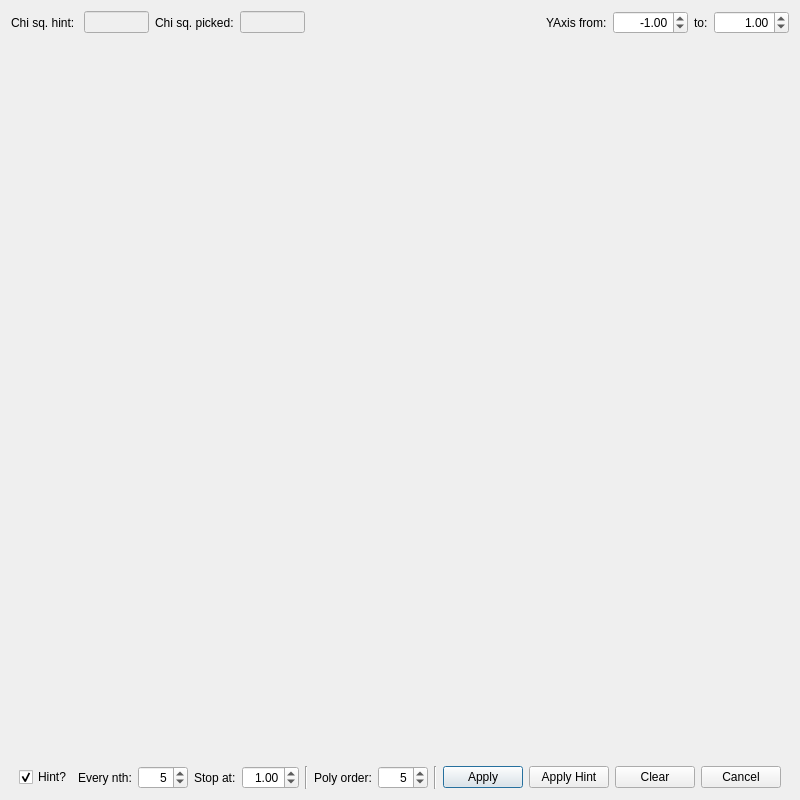
<?xml version="1.0" encoding="UTF-8"?>
<ui version="4.0">
 <class>DispersionDialog</class>
 <widget class="QDialog" name="DispersionDialog">
  <property name="geometry">
   <rect>
    <x>0</x>
    <y>0</y>
    <width>800</width>
    <height>800</height>
   </rect>
  </property>
  <property name="windowTitle">
   <string>Dispersion Correction</string>
  </property>
  <layout class="QVBoxLayout" name="verticalLayout">
   <item>
    <layout class="QHBoxLayout" name="horizontalLayout">
     <item>
      <widget class="QLabel" name="label_6">
       <property name="text">
        <string>Chi sq. hint: </string>
       </property>
      </widget>
     </item>
     <item>
      <widget class="QLineEdit" name="chi">
       <property name="enabled">
        <bool>false</bool>
       </property>
       <property name="minimumSize">
        <size>
         <width>65</width>
         <height>0</height>
        </size>
       </property>
       <property name="maximumSize">
        <size>
         <width>65</width>
         <height>16777215</height>
        </size>
       </property>
       <property name="alignment">
        <set>Qt::AlignRight|Qt::AlignTrailing|Qt::AlignVCenter</set>
       </property>
      </widget>
     </item>
     <item>
      <widget class="QLabel" name="label_7">
       <property name="text">
        <string>Chi sq. picked:</string>
       </property>
      </widget>
     </item>
     <item>
      <widget class="QLineEdit" name="chi2">
       <property name="enabled">
        <bool>false</bool>
       </property>
       <property name="minimumSize">
        <size>
         <width>65</width>
         <height>0</height>
        </size>
       </property>
       <property name="maximumSize">
        <size>
         <width>65</width>
         <height>16777215</height>
        </size>
       </property>
       <property name="alignment">
        <set>Qt::AlignRight|Qt::AlignTrailing|Qt::AlignVCenter</set>
       </property>
      </widget>
     </item>
     <item>
      <spacer name="horizontalSpacer">
       <property name="orientation">
        <enum>Qt::Horizontal</enum>
       </property>
       <property name="sizeHint" stdset="0">
        <size>
         <width>40</width>
         <height>20</height>
        </size>
       </property>
      </spacer>
     </item>
     <item>
      <widget class="QLabel" name="label">
       <property name="text">
        <string>YAxis from:</string>
       </property>
      </widget>
     </item>
     <item>
      <widget class="QDoubleSpinBox" name="fromSpinBox">
       <property name="minimumSize">
        <size>
         <width>75</width>
         <height>0</height>
        </size>
       </property>
       <property name="alignment">
        <set>Qt::AlignRight|Qt::AlignTrailing|Qt::AlignVCenter</set>
       </property>
       <property name="minimum">
        <double>-1000.000000000000000</double>
       </property>
       <property name="maximum">
        <double>1000.000000000000000</double>
       </property>
       <property name="singleStep">
        <double>0.100000000000000</double>
       </property>
       <property name="value">
        <double>-1.000000000000000</double>
       </property>
      </widget>
     </item>
     <item>
      <widget class="QLabel" name="label_2">
       <property name="text">
        <string>to:</string>
       </property>
      </widget>
     </item>
     <item>
      <widget class="QDoubleSpinBox" name="toSpinBox">
       <property name="minimumSize">
        <size>
         <width>75</width>
         <height>0</height>
        </size>
       </property>
       <property name="alignment">
        <set>Qt::AlignRight|Qt::AlignTrailing|Qt::AlignVCenter</set>
       </property>
       <property name="minimum">
        <double>-1000.000000000000000</double>
       </property>
       <property name="maximum">
        <double>1000.000000000000000</double>
       </property>
       <property name="singleStep">
        <double>0.100000000000000</double>
       </property>
       <property name="value">
        <double>1.000000000000000</double>
       </property>
      </widget>
     </item>
    </layout>
   </item>
   <item>
    <widget class="QCustomPlot" name="dispPlot" native="true"/>
   </item>
   <item>
    <layout class="QHBoxLayout" name="horizontalLayout_2">
     <item>
      <spacer name="horizontalSpacer_2">
       <property name="orientation">
        <enum>Qt::Horizontal</enum>
       </property>
       <property name="sizeHint" stdset="0">
        <size>
         <width>40</width>
         <height>20</height>
        </size>
       </property>
      </spacer>
     </item>
     <item>
      <widget class="QCheckBox" name="hintBox">
       <property name="text">
        <string>Hint?</string>
       </property>
       <property name="checked">
        <bool>true</bool>
       </property>
      </widget>
     </item>
     <item>
      <widget class="QLabel" name="label_3">
       <property name="enabled">
        <bool>true</bool>
       </property>
       <property name="text">
        <string>Every nth:</string>
       </property>
      </widget>
     </item>
     <item>
      <widget class="QSpinBox" name="everyBox">
       <property name="enabled">
        <bool>true</bool>
       </property>
       <property name="minimumSize">
        <size>
         <width>50</width>
         <height>0</height>
        </size>
       </property>
       <property name="alignment">
        <set>Qt::AlignRight|Qt::AlignTrailing|Qt::AlignVCenter</set>
       </property>
       <property name="minimum">
        <number>1</number>
       </property>
       <property name="value">
        <number>5</number>
       </property>
      </widget>
     </item>
     <item>
      <widget class="QLabel" name="label_4">
       <property name="enabled">
        <bool>true</bool>
       </property>
       <property name="text">
        <string>Stop at:</string>
       </property>
      </widget>
     </item>
     <item>
      <widget class="QDoubleSpinBox" name="stopBox">
       <property name="enabled">
        <bool>true</bool>
       </property>
       <property name="alignment">
        <set>Qt::AlignRight|Qt::AlignTrailing|Qt::AlignVCenter</set>
       </property>
       <property name="singleStep">
        <double>0.100000000000000</double>
       </property>
       <property name="value">
        <double>1.000000000000000</double>
       </property>
      </widget>
     </item>
     <item>
      <widget class="Line" name="line_2">
       <property name="orientation">
        <enum>Qt::Vertical</enum>
       </property>
      </widget>
     </item>
     <item>
      <widget class="QLabel" name="label_5">
       <property name="text">
        <string>Poly order:</string>
       </property>
      </widget>
     </item>
     <item>
      <widget class="QSpinBox" name="polyBox">
       <property name="minimumSize">
        <size>
         <width>50</width>
         <height>0</height>
        </size>
       </property>
       <property name="alignment">
        <set>Qt::AlignRight|Qt::AlignTrailing|Qt::AlignVCenter</set>
       </property>
       <property name="minimum">
        <number>1</number>
       </property>
       <property name="value">
        <number>5</number>
       </property>
      </widget>
     </item>
     <item>
      <widget class="Line" name="line">
       <property name="orientation">
        <enum>Qt::Vertical</enum>
       </property>
      </widget>
     </item>
     <item>
      <widget class="QPushButton" name="applyButton">
       <property name="text">
        <string>Apply</string>
       </property>
      </widget>
     </item>
     <item>
      <widget class="QPushButton" name="applyHintButton">
       <property name="text">
        <string>Apply Hint</string>
       </property>
      </widget>
     </item>
     <item>
      <widget class="QPushButton" name="clearButton">
       <property name="text">
        <string>Clear</string>
       </property>
      </widget>
     </item>
     <item>
      <widget class="QPushButton" name="cancelButton">
       <property name="text">
        <string>Cancel</string>
       </property>
      </widget>
     </item>
     <item>
      <spacer name="horizontalSpacer_3">
       <property name="orientation">
        <enum>Qt::Horizontal</enum>
       </property>
       <property name="sizeHint" stdset="0">
        <size>
         <width>40</width>
         <height>20</height>
        </size>
       </property>
      </spacer>
     </item>
    </layout>
   </item>
  </layout>
 </widget>
 <customwidgets>
  <customwidget>
   <class>QCustomPlot</class>
   <extends>QWidget</extends>
   <header>qcustomplot.h</header>
   <container>1</container>
  </customwidget>
 </customwidgets>
 <resources/>
 <connections/>
</ui>
